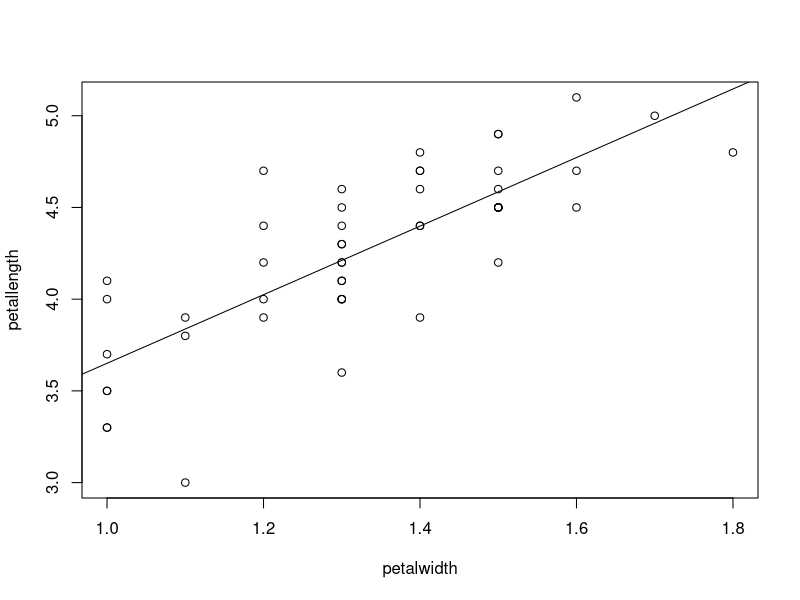

R code for this plot:
## ---- chunk 1
print('hello world')
## ---- chunk 2
#Example of addition
print("Addition")
x <- 1 + 1
x
#Example of subtraction
print("Subtraction")
y <- 2 - 2
y
#Example of multiplication
print("Multiplication")
z <- 2 * 2
z
#Example of division
print("Division")
a <- 2 / 2
a
#Example of an exponential
print("Exponential")
b = 2^3
b
## ---- chunk 3
data("iris")
head(iris)
## ---- chunk 4
x <- lapply(iris, class)
x
#The difference is that a factor is a categorical variable whereas a factor #variable is not.This basically means that factors have character levels. These #levels categorise the data. Consequentially, factors have a different number #of data values which it can distinguish between.
## ---- chunk 5
class(iris)
table(iris[5])
## ---- chunk 6
versicolor <- iris[5]
versicolordataframe <- subset.data.frame(iris, versicolor == "versicolor")
versicolordataframe
## ---- chunk 7
#Mean and median for sepal length
print("Mean");lapply(versicolordataframe[1], mean); print("Median");lapply(versicolordataframe[1], median)
#Mean and median for sepal width
print("Mean");lapply(versicolordataframe[2], mean); print("Median");lapply(versicolordataframe[2], median)
#Mean and median for petal length
print("Mean");lapply(versicolordataframe[3], mean); print("Median");lapply(versicolordataframe[3], median)
#Mean and median for petal width
print("Mean");lapply(versicolordataframe[4], mean); print("Median");lapply(versicolordataframe[4], median)
print("The mean and median might be misleading since we don't know the standard deviation and therefore we have nothing to compare the mean and median with.")
print("The dataset for iris also has three different species so this implies that the mean and median might not be representative. It is better to take the individual species' mean and median first.")
## ---- chunk 8
print("The dependent variable is the versicolor petal length and the dependent variable is the petal width")
petallength <- versicolordataframe$Petal.Length
petalwidth <- versicolordataframe$Petal.Width
graphofversicolor <- plot(petalwidth, petallength)
graphofversicolor
fitofversicolor <- lm(petallength ~ petalwidth, graphofversicolor)
abline(fitofversicolor)
## ---- chunk 9
summary(fitofversicolor)
